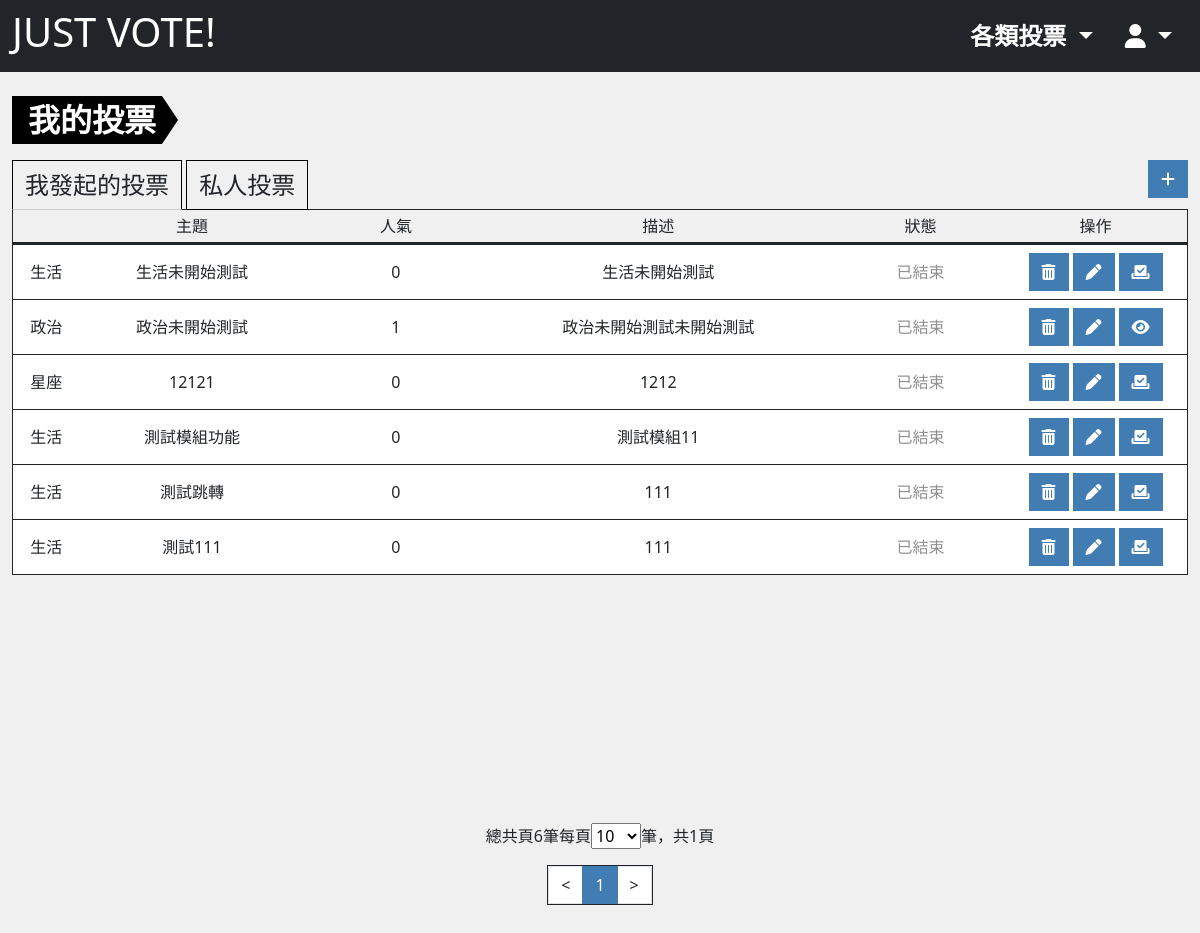
Page /?do=mysurvey (signed in) on the committed database.
### tables this page shows
CREATE TABLE `projectvote_subject_users` (
  `id` int(10) UNSIGNED NOT NULL,
  `subject_id` int(10) UNSIGNED NOT NULL,
  `account` varchar(128) NOT NULL,
  `auth` tinyint(3) UNSIGNED NOT NULL DEFAULT 0 COMMENT '權限\r\n0=owner\r\n1=member'
);

CREATE TABLE `projectvote_subject` (
  `id` int(10) UNSIGNED NOT NULL,
  `title` varchar(64) NOT NULL COMMENT '投票主題',
  `description` text DEFAULT NULL COMMENT '描述',
  `type` tinyint(3) UNSIGNED NOT NULL DEFAULT 0 COMMENT '投票類型',
  `vote` int(10) NOT NULL DEFAULT 0 COMMENT '被投票次數',
  `private` tinyint(1) NOT NULL DEFAULT 0 COMMENT '是否為私人投票',
  `category_id` int(10) UNSIGNED NOT NULL,
  `start_time` timestamp NOT NULL DEFAULT current_timestamp() COMMENT '開始時間',
  `end_time` timestamp NULL DEFAULT NULL COMMENT '結束時間',
  `created_at` timestamp NOT NULL DEFAULT current_timestamp(),
  `update_at` timestamp NOT NULL DEFAULT current_timestamp() ON UPDATE current_timestamp(),
  `check_num` int(10) UNSIGNED NOT NULL
);

CREATE TABLE `projectvote_subject_category` (
  `id` int(10) UNSIGNED NOT NULL,
  `category` varchar(32) NOT NULL
);

### db/base.php (called while the page is built, shortened)
<?php
$db = "mysql:local=localhost;charset=utf8;dbname=vote;";
$pdo = new PDO($db,"root","");
function all($table,...$args){
    global $pdo;
    $sql = "SELECT * FROM `$table`";
    if(isset($args[0])){
        if(is_array($args[0])){
            $input = [];
            foreach ($args[0] as $key => $value){
                $input[]="`$key`='$value'";
            }
            $sql = $sql." WHERE ".join(' && ',$input);
        }else{
            $sql = $sql . $args[0];
        }
        if(isset($args[1])){
            $sql = $sql . $args[1];
        }
    }
    return $pdo->query($sql)->fetchAll(PDO::FETCH_ASSOC);
}
function find($table,$id){
    global $pdo;
    $sql = "SELECT * FROM  `$table`";
    if(is_array($id)){
        $input = [];
        foreach($id as $key => $value){
            $input[]="`$key`='$value'";
        }
        $sql = $sql ." WHERE ". join(" && ",$input);
    }else {
        $sql = $sql . "WHERE `id`='$id'";
    }
    return $pdo->query($sql)->fetch(PDO::FETCH_ASSOC);
}
function replaceInput($action,$str){
    $action=strtolower($action);
    switch($action){
        case 'html':
            return preg_replace(['/</','/>/'], ['《','》'],$str);
        break;
    }
}
?>

### front/mysurvey.php (the view, shortened to what this page needs)
<?php
include_once "./db/base.php";
$listSet = $_GET['sheet'];
if($listSet=="own_list"){
  $ownList = "active";
  $privateList = '';
  $identity=0;
}else{
  $ownList = '';
  $privateList = "active";
  $identity=1;
}
$pageSetting = $_GET['pageSet']??10;
$pageActive = 1;
$pageStart = $pageActive - 1;
?>
<div class="container-xxl mt-4 pb-5">
    <div class="section-tag tag-lg">我的投票</div>
        <main class="pt-3">
            <a href="?do=mysurvey&sheet=own_list" class="btn btn-sheet-tag <?=$ownList?>">我發起的投票</a>
            <a href="?do=mysurvey&sheet=private_list" class="btn btn-sheet-tag <?=$privateList?>">私人投票</a>
            <a href="?do=add_survey"class="btn btn-main float-right ms-auto"><i class="fa-sharp fa-solid fa-plus"></i></a>
    <ul class="list-group list-group-container text-center">
  <li class="list-group-item d-flex align-items-center bg-transparent border-bottom border-3 border-dark p-1" aria-current="true">
    <div class="w-20">主題</div>
    <div class="w-15">人氣</div>
    <div class="w-30">描述</div>
    <div class="w-15">狀態</div>
    <div class="w-15">操作</div>
  </li>
  <?php
    $surveyList = all('projectvote_subject_users',['account'=>$_SESSION['user']['account'],'auth'=>$identity]," LIMIT $pageStart,$pageSetting");
    if(!empty($surveyList)){
      foreach($surveyList as $ownSurvey){
      $surveyDetail =  find('projectvote_subject',['id'=>$ownSurvey['subject_id']]);
      $categoryName= find('projectvote_subject_category',$surveyDetail['category_id'])['category'];
      $title = replaceInput('html',$surveyDetail['title']);
      $description = replaceInput('html',$surveyDetail['description']);
      $now = strtotime("now");
      $startTime = strtotime($surveyDetail['start_time']);
      $endTime = strtotime($surveyDetail['end_time']);
      if($now>$startTime&&$now<$endTime){
        $active = '進行中';
        $activeClass='text-danger';
      }else if($now<$startTime){
        $active = '未開始';
        $activeClass='text-sub';
      }else if($now>$endTime){
        $active = '已結束';
        $activeClass='text-sub';
      }
      ?>
      <li class="list-group-item d-flex align-items-center border-bottom border-1 border-dark px-1">
      <div class="w-5"><?=$categoryName?></div>
      <div class="w-20 text-collapse"><?=$title?></div>
      <div class="w-15"><?=$surveyDetail['vote']?></div>
      <div class="w-30 text-collapse"><?=$description?></div>
      <div class="w-15 <?=$activeClass?>"><?=$active?></div>
      <div class="w-15">
        <?php
        if($identity==0){
          if($active=='未開始'||$active=='已結束'){
            echo "<a href='?do=mysurvey&jsact=del_survey&id={$surveyDetail['id']}' class='btn btn-main me-1'><i class='fa-solid fa-trash-can del-option-btn'></i></a>";
            echo "<a href='?do=edit_survey&id={$surveyDetail['id']}' class='btn btn-main me-1'><i class='fa-solid fa-pen'></i></a>";
          }
        }
        $logs = all('projectvote_log',['user_id'=>$_SESSION['user']['id']]);
        $votedList = [];
        foreach($logs as $log){
          $votedList[]=$log['subject_id'];
        }
        if(in_array($surveyDetail['id'],$votedList)){
          echo "<a href='?do=survey_result&id={$surveyDetail['id']}' class='btn btn-main'><i class='fa-solid fa-eye'></i></a>";
        }else{
          echo "<a href='?do=vote_survey&id={$surveyDetail['id']}' class='btn btn-main'><i class='fa-solid fa-check-to-slot'></i></a>";
        }
      }
        ?>
    </div>
  </li>
    <?php
  }else{
    echo "<li class='list-group-item d-flex align-items-center border-bottom border-1 border-dark'>";
    echo "<div class='w-100'>尚無投票</div>";
    echo "</li>";
  }
  ?>
</ul>
    <?php
    include "./layout/pagination.php";
    ?>
</div>
</div>
</main>
</div>

### style/all.css (style rules this page uses)
:root { --main: rgb(65, 124, 179); --main-hover: rgb(157, 194, 228); --white: rgb(255, 255, 255); --white-opacity-9: rgb(255, 255, 255,.9); --black: rgb(0, 0, 0); --black-opacity-5: rgb(0, 0, 0,.8); --black-opacity-3: rgb(0, 0, 0,.3); --gray: #F0F0F0; --gray-opacity-8: rgb(240, 240, 240,.8); --gray-heavy: #cfcfcf; --sub: #8f8f8f; --section-height: max(30vh, 300px); --section-tag-fs:1.375rem; --section-tag-arrow:calc((var(--section-tag-fs) * 1.5) / 2); --section-tag-fs-lg:2rem; --section-tag-lg-arrow:calc((var(--section-tag-fs-lg) * 1.5) / 2); --nav-width:max(200px,13%); }
body { background-color: var(--gray); }
a { text-decoration: none; }
.btn { white-space: nowrap; }
.btn-main { color: var(--white); background-color: var(--main); }
ol, li { list-style: none; }
.section-tag { width: fit-content; position: relative; background-color: var(--black); font-size: var(--section-tag-fs); padding-left: 16px; padding-right: 6px; margin-bottom: 0; font-weight: 700; color: var(--white); line-height: 1.5; vertical-align: middle; }
.section-tag::after { content: ''; position: absolute; top: 0; right: -1.03rem; height: 100%; border-top: var(--section-tag-arrow) solid transparent; border-bottom: var(--section-tag-arrow) solid transparent; border-left: var(--section-tag-arrow) solid var(--black); }
.section-tag.tag-lg { font-size: var(--section-tag-fs-lg); }
.section-tag.tag-lg::after { content: ''; position: absolute; top: 0; right: calc(var(--section-tag-fs-lg) * -1); height: 100%; width: var(--section-tag-fs-lg); color: var(--black); clip-path: polygon(0 0,50% 50%,0% 100%); }
.btn, .card, .card-img-top, .list-group, .modal-content, .dropdown-menu, .input-group-text, .form-control, .pagination, .page-item:last-child .page-link, .page-item:first-child .page-link { border-radius: 0 ; }
.w-5 { width: 5%; }
.w-15 { width: 15%; }
.w-20 { width: 20%; }
.w-30 { width: 30%; }
.text-collapse { overflow: hidden; white-space: nowrap; text-overflow: ellipsis; }
.btn-sheet-tag { position: relative; display: inline-block; background-color: var(--gray); font-size: 1.5rem; border: 1px solid var(--black); margin-bottom: -1px; z-index: 1; }
.btn-sheet-tag.active { position: relative; display: inline-block; background-color: var(--gray); font-size: 1.5rem; border: 1px solid var(--black); border-bottom: 1px solid var(--gray-heavy); margin-bottom: -1px; z-index: 1; }
.list-group.list-group-container { min-height: 590px; }
.float-right { float: right; }
.text-sub { color: var(--sub); }

### rows in the picture
projectvote_subject_users: projectvote_subject.category_id "生活", projectvote_subject.title "生活未開始測試", projectvote_subject.vote "0", projectvote_subject.description "生活未開始測試", projectvote_subject.end_time "已結束"
projectvote_subject_users: projectvote_subject.category_id "政治", projectvote_subject.title "政治未開始測試", projectvote_subject.vote "1", projectvote_subject.description "政治未開始測試未開始測試", projectvote_subject.end_time "已結束"
projectvote_subject_users: projectvote_subject.category_id "星座", projectvote_subject.title "12121", projectvote_subject.vote "0", projectvote_subject.description "1212", projectvote_subject.end_time "已結束"
projectvote_subject_users: projectvote_subject.category_id "生活", projectvote_subject.title "測試模組功能", projectvote_subject.vote "0", projectvote_subject.description "測試模組11", projectvote_subject.end_time "已結束"
projectvote_subject_users: projectvote_subject.category_id "生活", projectvote_subject.title "測試跳轉", projectvote_subject.vote "0", projectvote_subject.description "111", projectvote_subject.end_time "已結束"
projectvote_subject_users: projectvote_subject.category_id "生活", projectvote_subject.title "測試111", projectvote_subject.vote "0", projectvote_subject.description "111", projectvote_subject.end_time "已結束"

### other values in the picture
$surveyRows "6"
$pages "1"
form field pageSet "10"
